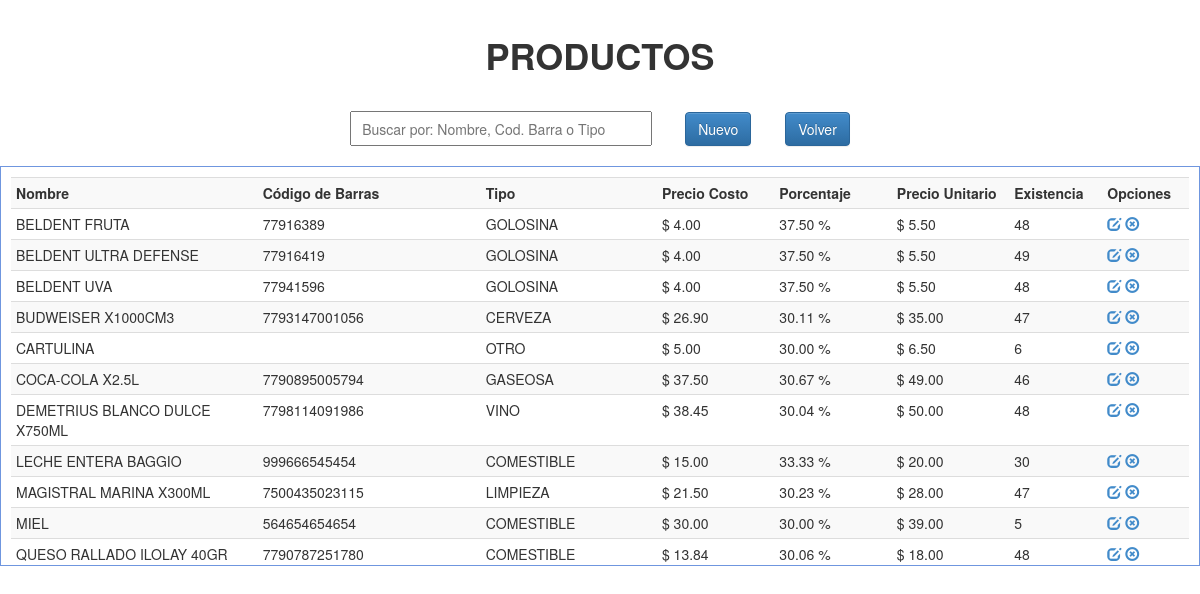
The app's page /php/productos.php (signed in) with its own data.
### tables this page shows
CREATE TABLE IF NOT EXISTS `productos` (
  `id_prod` int(11) NOT NULL AUTO_INCREMENT,
  `nomb_prod` varchar(100) NOT NULL,
  `cod_barra` varchar(100) NOT NULL,
  `tipo_prod` int(11) NOT NULL,
  `precio_cost` decimal(10,2) NOT NULL,
  `porcentaje_prod` decimal(5,2) NOT NULL,
  `precio_unit` decimal(10,2) NOT NULL,
  `existencia_prod` int(10) NOT NULL,
  `fecha_reg` date NOT NULL,
  `iva_prod` decimal(3,2) NOT NULL,
  PRIMARY KEY (`id_prod`)
);

CREATE TABLE IF NOT EXISTS `tipoproductos` (
  `id_tipo_pro` int(11) NOT NULL AUTO_INCREMENT,
  `tipo_pro` varchar(50) NOT NULL,
  PRIMARY KEY (`id_tipo_pro`)
);

### php/productos.php (the view, shortened to what this page needs)
<!DOCTYPE html PUBLIC "-//W3C//DTD XHTML 1.0 Transitional//EN" "http://www.w3.org/TR/xhtml1/DTD/xhtml1-transitional.dtd">
<html xmlns="http://www.w3.org/1999/xhtml">
<head>
<link href="../css/estilo.css" rel="stylesheet">
<link href="../bootstrap/css/bootstrap.css" rel="stylesheet">
<link href="../bootstrap/css/bootstrap.min.css" rel="stylesheet">
<link href="../bootstrap/css/bootstrap-theme.css" rel="stylesheet">
<link href="../bootstrap/css/bootstrap-theme.min.css" rel="stylesheet">
</head>
<body>
    <header><big><strong><font color="#333333">PRODUCTOS</strong></big></header>
    <section>
    <table border="0" align="center">
        <tr>
            <td width="335"><input type="text" placeholder="Buscar por: Nombre, Cod. Barra o Tipo" id="bs-prod" autofocus/></td>
            <td width="100"><button id="nuevo-producto" class="btn btn-primary">Nuevo</button></td>
            <td witdh="200"><form><button id="volver" class="btn btn-primary"  onclick="history.back()">Volver</button></form></td>
        </tr>
    </table>
    </section>
    <div class="registros" id="agrega-registros">
        <table class="table table-striped table-condensed table-hover">
            <tr>
                <th width="210">Nombre</th>
                <th width="190">Código de Barras</th>
                <th width="150">Tipo</th>
                <th width="100">Precio Costo</th>
                <th width="100">Porcentaje</th>
                <th width="100">Precio Unitario</th>
                <th width="70">Existencia</th>
                <th width="50">Opciones</th>
            </tr>
        <?php
            $registro = mysql_query("SELECT * FROM productos, tipoproductos WHERE tipo_prod = id_tipo_pro AND nomb_prod != 'VARIOS' ORDER BY nomb_prod ASC");
            while($registro2 = mysql_fetch_array($registro)){
                echo '<tr>
                        <td>'.$registro2['nomb_prod'].'</td>
                        <td>'.$registro2['cod_barra'].'</td>
                        <td>'.$registro2['tipo_pro'].'</td>
                        <td>$ '.$registro2['precio_cost'].'</td>
                        <td>'.$registro2['porcentaje_prod'].' %</td>
                        <td>$ '.$registro2['precio_unit'].'</td>
                        <td>'.$registro2['existencia_prod'].'</td>
                        <td><a href="javascript:editarProducto('.$registro2['id_prod'].');" class="glyphicon glyphicon-edit"></a> <a href="javascript:eliminarProducto('.$registro2['id_prod'].');" class="glyphicon glyphicon-remove-circle"></a></td>
                    </tr>';
            }
        ?>
        </table>
    </div>
</body>
</html>

### css/estilo.css (style rules this page uses)
body { margin:0px; font-family:"Trebuchet MS", Arial, Helvetica, sans-serif; min-width:1000px; }
header { margin:auto; padding:10px; font-size:30px; width:500px; text-align:center; margin-top:20px; }
section { margin-top:20px; }
section table tr td input { width:90%; padding: 10px; height:35px; outline:none; font-size:14px; }
.registros { margin:auto; width:1200px; margin-top:20px; border:1px solid #6F96DF; height:400px; overflow: auto; padding:10px; }

### records on screen
productos: nomb_prod "BELDENT FRUTA", cod_barra "77916389", tipoproductos.tipo_pro "GOLOSINA", precio_cost "4.00", porcentaje_prod "37.50", precio_unit "5.50", existencia_prod "48"
productos: nomb_prod "BELDENT ULTRA DEFENSE", cod_barra "77916419", tipoproductos.tipo_pro "GOLOSINA", precio_cost "4.00", porcentaje_prod "37.50", precio_unit "5.50", existencia_prod "49"
productos: nomb_prod "BELDENT UVA", cod_barra "77941596", tipoproductos.tipo_pro "GOLOSINA", precio_cost "4.00", porcentaje_prod "37.50", precio_unit "5.50", existencia_prod "48"
productos: nomb_prod "BUDWEISER X1000CM3", cod_barra "7793147001056", tipoproductos.tipo_pro "CERVEZA", precio_cost "26.90", porcentaje_prod "30.11", precio_unit "35.00", existencia_prod "47"
productos: nomb_prod "CARTULINA", tipoproductos.tipo_pro "OTRO", precio_cost "5.00", porcentaje_prod "30.00", precio_unit "6.50", existencia_prod "6"
productos: nomb_prod "COCA-COLA X2.5L", cod_barra "7790895005794", tipoproductos.tipo_pro "GASEOSA", precio_cost "37.50", porcentaje_prod "30.67", precio_unit "49.00", existencia_prod "46"
productos: nomb_prod "DEMETRIUS BLANCO DULCE X750ML", cod_barra "7798114091986", tipoproductos.tipo_pro "VINO", precio_cost "38.45", porcentaje_prod "30.04", precio_unit "50.00", existencia_prod "48"
productos: nomb_prod "LECHE ENTERA BAGGIO", cod_barra "999666545454", tipoproductos.tipo_pro "COMESTIBLE", precio_cost "15.00", porcentaje_prod "33.33", precio_unit "20.00", existencia_prod "30"
productos: nomb_prod "MAGISTRAL MARINA X300ML", cod_barra "7500435023115", tipoproductos.tipo_pro "LIMPIEZA", precio_cost "21.50", porcentaje_prod "30.23", precio_unit "28.00", existencia_prod "47"
productos: nomb_prod "MIEL", cod_barra "564654654654", tipoproductos.tipo_pro "COMESTIBLE", precio_cost "30.00", porcentaje_prod "30.00", precio_unit "39.00", existencia_prod "5"
productos: nomb_prod "QUESO RALLADO ILOLAY 40GR", cod_barra "7790787251780", tipoproductos.tipo_pro "COMESTIBLE", precio_cost "13.84", porcentaje_prod "30.06", precio_unit "18.00", existencia_prod "48"
